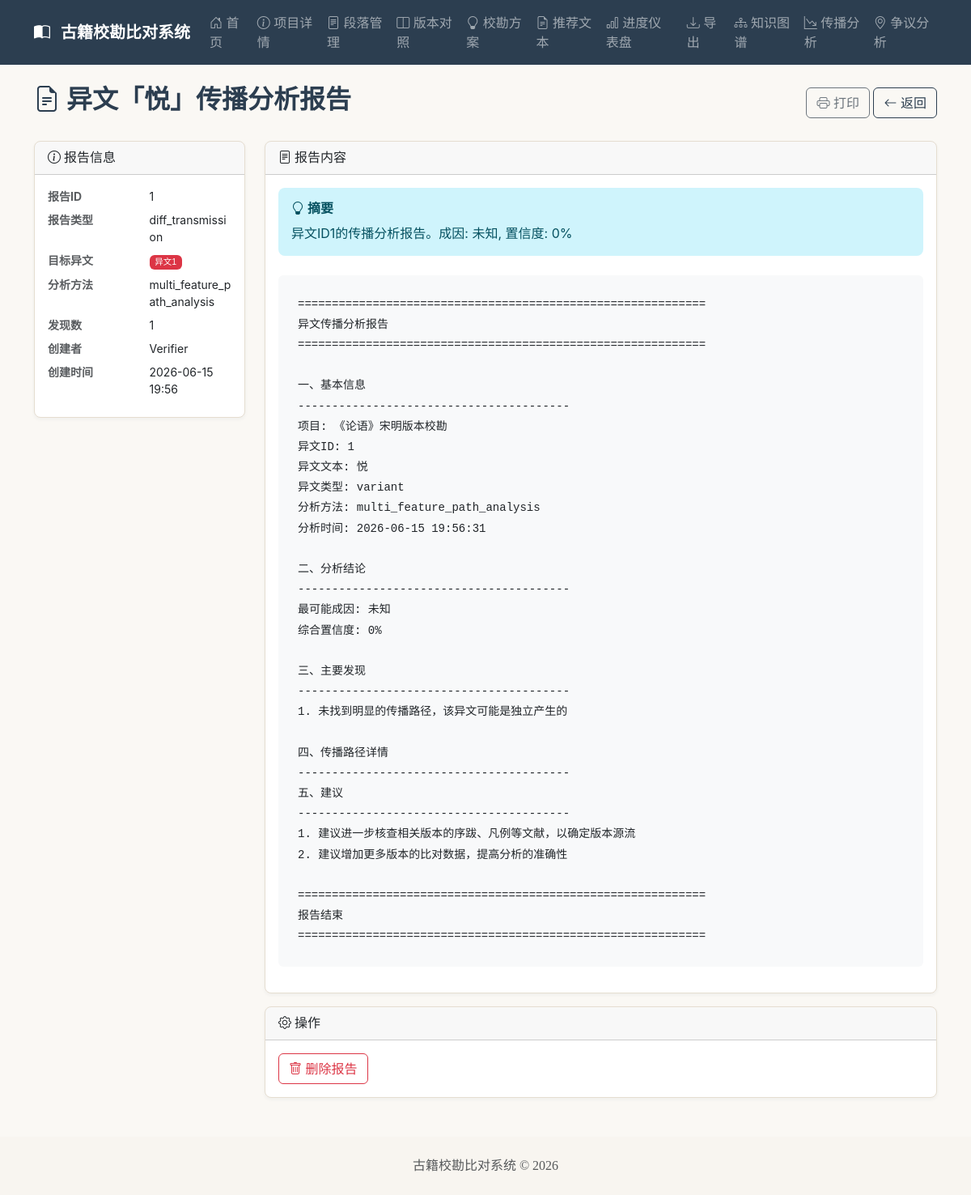
The app's page /projects/1/transmission/reports/1 with its own data.
### app/models.py (models this page shows)
class TransmissionReport(Base):
    __tablename__ = "transmission_report"
    id = Column(Integer, primary_key=True, autoincrement=True)
    project_id = Column(Integer, ForeignKey("project.id", ondelete="CASCADE"), nullable=False)
    title = Column(String(500), nullable=False)
    report_type = Column(String(50), default="diff_transmission")
    target_diff_id = Column(Integer, ForeignKey("diff.id", ondelete="SET NULL"), nullable=True)
    content = Column(Text, nullable=False)
    summary = Column(Text, nullable=True)
    analysis_method = Column(String(100), nullable=True)
    findings_count = Column(Integer, default=0)
    created_by = Column(String(255), nullable=True)
    created_at = Column(DateTime, default=datetime.now)
    project = relationship("Project")
    target_diff = relationship("Diff")

### app/routers/transmission.py (the view)
@router.get("/projects/{project_id}/transmission/reports/{report_id}", response_class=HTMLResponse)
async def view_transmission_report_page(
    request: Request,
    project_id: int,
    report_id: int,
    db: Session = Depends(get_db)
):
    project = crud.get_project(db, project_id)
    if not project:
        raise HTTPException(status_code=404, detail="项目不存在")
    report = crud.get_transmission_report(db, report_id)
    if not report:
        raise HTTPException(status_code=404, detail="报告不存在")
    return templates.TemplateResponse("transmission_report.html", {
        "request": request,
        "project": project,
        "report": report
    })

### app/templates/transmission_report.html (shortened to what this page needs)
{% extends "base.html" %}
{% block content %}
<div class="d-flex justify-content-between align-items-center mb-4">
    <h2>
        <i class="bi bi-file-earmark-text"></i> {{ report.title }}
    </h2>
    <div>
        <button class="btn btn-outline-secondary" onclick="window.print()">
            <i class="bi bi-printer"></i> 打印
        </button>
        <a href="/projects/{{ project.id }}/transmission" class="btn btn-outline-primary">
            <i class="bi bi-arrow-left"></i> 返回
        </a>
    </div>
</div>
<div class="row">
    <div class="col-md-3">
        <div class="card sticky-top" style="top: 20px;">
            <div class="card-header">
                <i class="bi bi-info-circle"></i> 报告信息
            </div>
            <div class="card-body">
                <dl class="row mb-0">
                    <dt class="col-6 text-muted small">报告ID</dt>
                    <dd class="col-6 small">{{ report.id }}</dd>
                    <dt class="col-6 text-muted small">报告类型</dt>
                    <dd class="col-6 small">{{ report.report_type }}</dd>
                    <dt class="col-6 text-muted small">目标异文</dt>
                    <dd class="col-6 small">
                        {% if report.target_diff_id %}
                        <span class="badge bg-danger">异文{{ report.target_diff_id }}</span>
                        {% else %}
                        无
                        {% endif %}
                    </dd>
                    <dt class="col-6 text-muted small">分析方法</dt>
                    <dd class="col-6 small">{{ report.analysis_method or '默认' }}</dd>
                    <dt class="col-6 text-muted small">发现数</dt>
                    <dd class="col-6 small">{{ report.findings_count }}</dd>
                    <dt class="col-6 text-muted small">创建者</dt>
                    <dd class="col-6 small">{{ report.created_by or '系统' }}</dd>
                    <dt class="col-6 text-muted small">创建时间</dt>
                    <dd class="col-6 small">{{ report.created_at.strftime('%Y-%m-%d %H:%M') }}</dd>
                </dl>
            </div>
        </div>
    </div>
    <div class="col-md-9">
        <div class="card">
            <div class="card-header">
                <i class="bi bi-file-text"></i> 报告内容
            </div>
            <div class="card-body">
                {% if report.summary %}
                <div class="alert alert-info mb-4">
                    <h6><i class="bi bi-lightbulb"></i> 摘要</h6>
                    <p class="mb-0">{{ report.summary }}</p>
                </div>
                {% endif %}
                <pre class="bg-light p-4 rounded" style="white-space: pre-wrap; font-family: 'Courier New', monospace; font-size: 14px; line-height: 1.8;">{{ report.content }}</pre>
            </div>
        </div>
        <div class="card mt-3">
            <div class="card-header">
                <i class="bi bi-gear"></i> 操作
            </div>
            <div class="card-body">
                <button class="btn btn-outline-danger" onclick="deleteReport()">
                    <i class="bi bi-trash"></i> 删除报告
                </button>
            </div>
        </div>
    </div>
</div>
{% endblock %}

### app/templates/base.html (shortened to what this page needs)
<!DOCTYPE html>
<html lang="zh-CN">
<head>
    <link href="https://cdn.jsdelivr.net/npm/bootstrap@5.3.0/dist/css/bootstrap.min.css" rel="stylesheet">
    <link rel="stylesheet" href="https://cdn.jsdelivr.net/npm/bootstrap-icons@1.11.0/font/bootstrap-icons.css">
    <link rel="stylesheet" href="/static/css/custom.css">
</head>
<body>
    <nav class="navbar navbar-expand-lg navbar-dark" style="background-color: #2c3e50;">
        <div class="container">
            <a class="navbar-brand" href="/">
                <i class="bi bi-book-half"></i>
                <span class="ms-2">古籍校勘比对系统</span>
            </a>
            <div class="collapse navbar-collapse" id="navbarNav">
                <ul class="navbar-nav ms-auto">
                    <li class="nav-item">
                        <a class="nav-link" href="/">
                            <i class="bi bi-house-door"></i> 首页
                        </a>
                    </li>
                    {% if project is defined and project %}
                    <li class="nav-item">
                        <a class="nav-link" href="/projects/{{ project.id }}">
                            <i class="bi bi-info-circle"></i> 项目详情
                        </a>
                    </li>
                    <li class="nav-item">
                        <a class="nav-link" href="/projects/{{ project.id }}/passages">
                            <i class="bi bi-file-text"></i> 段落管理
                        </a>
                    </li>
                    <li class="nav-item">
                        <a class="nav-link" href="/projects/{{ project.id }}/compare">
                            <i class="bi bi-layout-split"></i> 版本对照
                        </a>
                    </li>
                    <li class="nav-item">
                        <a class="nav-link" href="/projects/{{ project.id }}/proposals">
                            <i class="bi bi-lightbulb"></i> 校勘方案
                        </a>
                    </li>
                    <li class="nav-item">
                        <a class="nav-link" href="/projects/{{ project.id }}/recommended">
                            <i class="bi bi-file-earmark-text"></i> 推荐文本
                        </a>
                    </li>
                    <li class="nav-item">
                        <a class="nav-link" href="/projects/{{ project.id }}/dashboard">
                            <i class="bi bi-bar-chart"></i> 进度仪表盘
                        </a>
                    </li>
                    <li class="nav-item">
                        <a class="nav-link" href="/projects/{{ project.id }}/export">
                            <i class="bi bi-download"></i> 导出
                        </a>
                    </li>
                    <li class="nav-item">
                        <a class="nav-link" href="/projects/{{ project.id }}/graph">
                            <i class="bi bi-diagram-3"></i> 知识图谱
                        </a>
                    </li>
                    <li class="nav-item">
                        <a class="nav-link" href="/projects/{{ project.id }}/transmission">
                            <i class="bi bi-graph-down-arrow"></i> 传播分析
                        </a>
                    </li>
                    <li class="nav-item">
                        <a class="nav-link" href="/projects/{{ project.id }}/controversy">
                            <i class="bi bi-geo-alt"></i> 争议分析
                        </a>
                    </li>
                    {% endif %}
                </ul>
            </div>
        </div>
    </nav>
    <div class="container mt-4">
        {% block content %}{% endblock %}
    </div>
    <footer class="mt-5 py-4 text-center text-muted" style="background-color: #f8f5f0;">
        <div class="container">
            <p class="mb-0">古籍校勘比对系统 &copy; 2026</p>
        </div>
    </footer>
</body>
</html>

### static/css/custom.css (style rules this page uses)
body { font-family: 'Noto Sans SC', -apple-system, BlinkMacSystemFont, 'Segoe UI', sans-serif; background-color: #faf8f4; color: #2c3e50; min-height: 100vh; }
h1, h2, h3, h4, h5, h6 { font-family: 'Noto Serif SC', serif; font-weight: 600; }
.navbar-brand { font-family: 'Noto Serif SC', serif; font-weight: 700; font-size: 1.25rem; }
.card { border-radius: 8px; border: 1px solid #e5ddd0; box-shadow: 0 2px 4px rgba(44, 62, 80, 0.05); transition: box-shadow 0.3s ease; }
.card-header { border-radius: 7px 7px 0 0 !important; font-family: 'Noto Serif SC', serif; }
.btn-outline-primary { color: #2c3e50; border-color: #2c3e50; }
.badge { font-family: 'Noto Sans SC', sans-serif; font-weight: 500; }
.alert { border-radius: 8px; border: none; }
footer { font-family: 'Noto Serif SC', serif; margin-top: auto; }

### records on screen
TransmissionReport: title "异文「悦」传播分析报告", id "1", report_type "diff_transmission", target_diff_id "1", analysis_method "multi_feature_path_analysis", findings_count "1", created_by "Verifier", created_at "2026-06-15 19:56", summary "异文ID1的传播分析报告。成因: 未知, 置信度: 0%", content "============================================================ 异文传播分析报告 ============================================================ 一、基本信息 ---------------------------------------- 项目: 《论语》宋明版本校勘 异文ID: 1 异文文本: 悦 异文类型: variant 分析方法: multi_feature_path_analysis 分析时间: 2026-06-15 19:56:31 二、分析结论 ---------------------------------------- 最可能成因: 未知 综合置信度: 0% 三、主要发现 ---------------------------------------- 1. 未找到明显的传播路径，该异文可能是独立产生的 四、传播路径详情 ---------------------------------------- 五、建议 ---------------------------------------- 1. 建议进一步核查相关版本的序跋、凡例等文献，以确定版本源流 2. 建议增加更多版本的比对数据，提高分析的准确性 ============================================================ 报告结束…"
